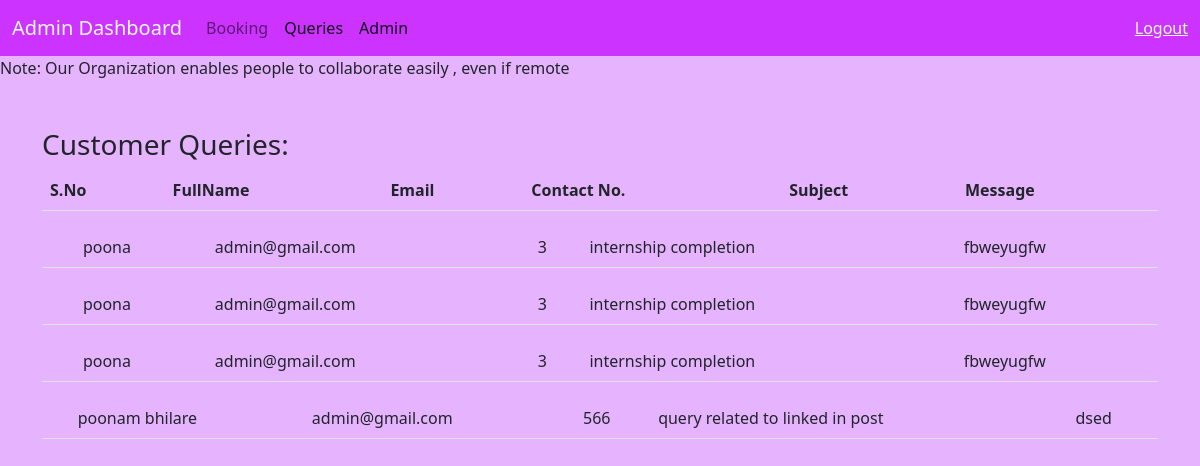
/admin_queries.php, run on the app's committed database.
### tables this page shows
CREATE TABLE `contact` (
  `fullname` varchar(255) NOT NULL,
  `email` varchar(255) NOT NULL,
  `number` int(11) NOT NULL,
  `subject` varchar(255) NOT NULL,
  `message` varchar(255) NOT NULL
);

### admin_queries.php (the view, shortened to what this page needs)
<!doctype html>
<html lang="en">
  <head>
    <link rel="stylesheet" href="https://cdn.jsdelivr.net/npm/bootstrap@5.2.0-beta1/dist/css/bootstrap.min.css">
  </head>
  <body class="dashboard ">
        <nav class="navbar navbar-expand-lg ">
            <div class="container-fluid ">
                <a class="navbar-brand text-light" href="admin_dashboard.php">Admin Dashboard</a>
                <div class="collapse navbar-collapse" id="navbarText">
                <ul class="navbar-nav me-auto mb-2 mb-lg-0">
                    <li class="nav-item">
                    <a class="nav-link  " aria-current="page" href="admin_dashboard.php">Booking</a>
                    </li>
                    <li class="nav-item">
                    <a class="nav-link active " href="#">Queries</a>
                    </li>
                    <li class="nav-item">
                    <a class="nav-link active " href="admin.php">Admin</a>
                    </li>
                </ul>
                <span class="navbar-text text-light">
                    <a class="nav-link text-light text-decoration-underline" href="index.html">Logout</a>
                </span>
                </div>
            </div>
        </nav>
    <span id="top_span"><marquee behavior="" direction="">Note: Our Organization enables people to collaborate easily , even if remote</marquee> </span>
    <div id="right"><br><br>
    <div id="demo">
                    <div class="container">
                        <h3 class="">Customer Queries:</h3>
                        <table style="border-collapse:collapse; " class="table">
                            <tr>
                                        <td class="table_content"><strong>S.No</strong></td>
                                        <td class="table_content"><strong>FullName</strong></td>
                                        <td class="table_content"><strong>Email</strong></td>
                                        <td class="table_content"><strong>Contact No.</strong></td>
                                        <td class="table_content"><strong>Subject</strong></td>
                                        <td class="table_content"><strong>Message</strong></td>
                            </tr>
                        </table>
                    </div>
                    <?php
                    $connection = mysqli_connect("localhost","root","");
                    $query = "select * from contact";
                    $query_run = mysqli_query($connection, $query);
                    ?>
                    <?php
                    while($row = mysqli_fetch_assoc( $query_run)){
                        ?>
                        <div class="container">
                            <table style="" class="table">
                                <tbody>
                                        <tr>
                                        <td class="table_content"><?php echo $row['s_no'] ?></td>
                                        <td class="table_content"><?php echo $row['fullname'] ?></td>
                                        <td class="table_content"><?php echo $row['email'] ?></td>
                                        <td class="table_content"><?php echo $row['number'] ?></td>
                                        <td class="table_content"><?php echo $row['subject'] ?></td>
                                        <td class="table_content"><?php echo $row['message'] ?></td>
                                    </tr>
                                </tbody>
                            </table>
                        </div>
                        <?php
                    }
             ?>
    </div>
    </div>
  </body>
</html>

### admin_queries.php (style rules this page uses)
body { background-color:rgb(230, 179, 255); }
.navbar { background-color:rgb(204, 51, 255); }

### data on the page
contact: fullname "poona", email "admin@gmail.com", number "3", subject "internship completion", message "fbweyugfw"
contact: fullname "poona", email "admin@gmail.com", number "3", subject "internship completion", message "fbweyugfw"
contact: fullname "poona", email "admin@gmail.com", number "3", subject "internship completion", message "fbweyugfw"
contact: fullname "poonam bhilare", email "admin@gmail.com", number "566", subject "query related to linked in post", message "dsed"
